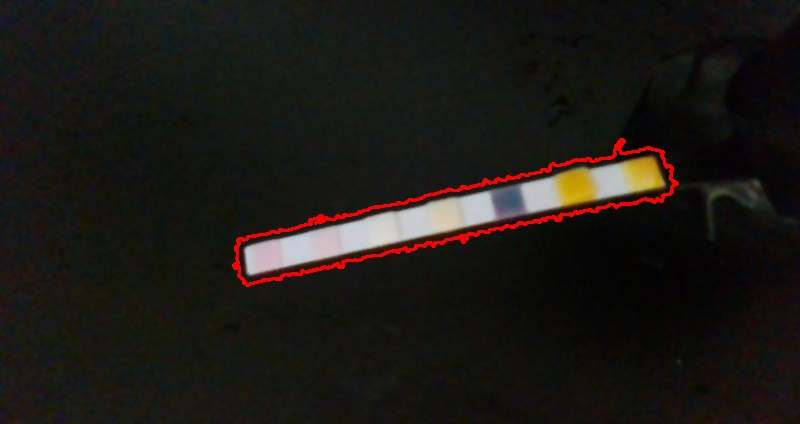
#> input picture backend/3 contourimage.jpg, 800 x 424 px
$ python ImageProcessing.py '3 contourimage.jpg'
#> lines starting #> are read from the running program, lines starting #| are printed output that depends on the picture; after the words box and inside, x2 and y2 are one past the last pixel; in counts of white or black regions, pixels touching at a corner belong together; long printed decimals are rounded
#!/usr/bin/env python
# coding: utf-8

# In[2]:


import cv2 as cv
import math
from math import atan2, cos, sin, sqrt, pi
import numpy as np
from statistics import median
import imutils
import sys
import json
from colormath.color_objects import LabColor, sRGBColor
from colormath.color_conversions import convert_color
from colormath.color_diff import delta_e_cie2000

#Global Variables
colorChartData=None

def drawAxis(img, p_, q_, color, scale):
    p = list(p_)
    q = list(q_)

    ## [visualization1]
    angle = atan2(p[1] - q[1], p[0] - q[0]) # angle in radians
    hypotenuse = sqrt((p[1] - q[1]) * (p[1] - q[1]) + (p[0] - q[0]) * (p[0] - q[0]))

    # Here we lengthen the arrow by a factor of scale
    q[0] = p[0] - scale * hypotenuse * cos(angle)
    q[1] = p[1] - scale * hypotenuse * sin(angle)
    cv.line(img, (int(p[0]), int(p[1])), (int(q[0]), int(q[1])), color, 3, cv.LINE_AA)

    # create the arrow hooks
    p[0] = q[0] + 9 * cos(angle + pi / 4)
    p[1] = q[1] + 9 * sin(angle + pi / 4)
    cv.line(img, (int(p[0]), int(p[1])), (int(q[0]), int(q[1])), color, 3, cv.LINE_AA)

    p[0] = q[0] + 9 * cos(angle - pi / 4)
    p[1] = q[1] + 9 * sin(angle - pi / 4)
    cv.line(img, (int(p[0]), int(p[1])), (int(q[0]), int(q[1])), color, 3, cv.LINE_AA)

def getOrientation(pts, img):
    ## [pca]
    # Construct a buffer used by the pca analysis
    sz = len(pts)
    data_pts = np.empty((sz, 2), dtype=np.float64)
    for i in range(data_pts.shape[0]):
        data_pts[i,0] = pts[i,0,0]
        data_pts[i,1] = pts[i,0,1]

    # Perform PCA analysis
    mean = np.empty((0))
    mean, eigenvectors, eigenvalues = cv.PCACompute2(data_pts, mean)

    # Store the center of the object
    cntr = (int(mean[0,0]), int(mean[0,1]))
    '''
    ## [visualization]
    # Draw the principal components
    cv.circle(img, cntr, 3, (255, 0, 255), 2)
    p1 = (cntr[0] + 0.02 * eigenvectors[0,0] * eigenvalues[0,0], cntr[1] + 0.02 * eigenvectors[0,1] * eigenvalues[0,0])
    p2 = (cntr[0] - 0.02 * eigenvectors[1,0] * eigenvalues[1,0], cntr[1] - 0.02 * eigenvectors[1,1] * eigenvalues[1,0])
    drawAxis(img, cntr, p1, (0, 255, 0), 1)
    drawAxis(img, cntr, p2, (255, 255, 0), 5)
    cv.imshow('principal components' , img)
    '''
    angle = atan2(eigenvectors[0,1], eigenvectors[0,0]) # orientation in radians
    return angle


# In[4]:


def checkProportion(w, h):
    ideal = 15
    actual = w/h
    print('Step 4: proportion = ', actual)
    if (abs(actual-ideal) < 15):
        return True
    else:
        return False


# In[5]:


def extractPts(x, y, w, h):
    stripLength = 7.3 #9
    pt1x = 0.4/stripLength*w + x
    pt2x = 1.5/stripLength*w + x
    pt3x = 2.6/stripLength*w + x #2.6
    pt4x = 3.7/stripLength*w + x #3.7
    pt5x = 4.8/stripLength*w + x #4.8
    pt6x = 5.9/stripLength*w + x #5.9
    pt7x = 7.1/stripLength*w + x #7.0
    pty = 0.5*h + y
    return[(pt1x, pty), (pt2x, pty), (pt3x, pty), (pt4x, pty), (pt5x, pty), (pt6x, pty), (pt7x, pty)]


# In[6]:


def cannyEdge(image): #image is rgb
    (H, W) = image.shape[:2]
    # convert the image to grayscale
    gray = cv.cvtColor(image, cv.COLOR_BGR2GRAY)
    # blur the image
    blurred = cv.GaussianBlur(gray, (5, 5), 0)
    # Perform the canny operator
    canny = cv.Canny(blurred, 30, 150)

    return canny


# In[7]:


def getPixelColorRGB(image, x, y):
    (b, g, r) = image[y, x]
    return (r, g, b)


# In[8]:


def getPixelColorHSV(image, pts):
    pts_hsv = []
    imageHSV = cv.cvtColor(image, cv.COLOR_BGR2HSV)
    for pt in pts:
        pts_hsv.append((imageHSV[pt[1], pt[0]])) #image[y, x]

    return pts_hsv


# In[9]:


def resizeImage(img, targetLengthForLongSide = 500):
    imgHt = img.shape[0]
    imgWd = img.shape[1]
    longerSide = 'imgHt'
    if (imgHt<imgWd):
        longerSide = 'imgWd'
    if (longerSide == 'imgHt'):
        ratio = targetLengthForLongSide / imgHt
        targetImgHt = targetLengthForLongSide
        targetImgWd = int(round(ratio * imgWd))
        img = cv.resize(img, (targetImgWd, targetImgHt), interpolation=cv.INTER_AREA)
    elif (longerSide == 'imgWd'):
        ratio = targetLengthForLongSide / imgWd
        targetImgHt = int(round(ratio * imgHt))
        targetImgWd = targetLengthForLongSide
        img = cv.resize(img, (targetImgWd, targetImgHt), interpolation=cv.INTER_AREA)
    return img


# In[10]:


def rgb_to_hex(rgb):
    return '%02x%02x%02x' % rgb


# In[11]:


def getChartFor(testname):
    #testname = { 'Nitrate', 'Nitrite', 'Chlorine', 'TotalChlorine',
    #             'GeneralHardness', 'TotalAlkalinity', 'pH'}
    global colorChartData
    if (colorChartData == None):
        print('import JSON')
        f = open('colorchart.json')
        colorChartData = json.load(f)
        f.close()

    strHTML = '<table style=\"width:100%\"><tr>'
    datasubset = colorChartData[testname]
    colors = []
    for key, value in datasubset.items():
        oklabel = "OK"
        if (value[4]==1):
            oklabel = "nOK"
        textcontent = str(value[0]) + "<br />" + oklabel
        rgb = (int(value[1]), int(value[2]), int(value[3]))
        bgcolorHex = rgb_to_hex(rgb)
        cellHTML = "<td bgcolor=\"#"+ bgcolorHex + "\">"+textcontent + "</td>"
        strHTML += cellHTML
        colors.append((rgb, value[0]))
    strHTML += '</tr></table>'
    return colors, strHTML


# In[12]:


# queryRGBcolor = [r, g, b]
# refRGBcolors = [((r,g,b), label1), ((r,g,b), label2), ...]
# return ((r,g,b), labelx)
def getClosestColor(queryRGBcolor, refRGBcolors):
    minDiff = 100000000000000000
    querysRGB = sRGBColor(queryRGBcolor[0]/255, queryRGBcolor[1]/255, queryRGBcolor[2]/255)
    queryLAB = convert_color(querysRGB, LabColor)
    print ('queryLAB ', queryLAB)
    minDiffColor = None
    i = 0
    for refRGBColor in refRGBcolors:
        rgbComp = refRGBColor[0]
        refRGBCompRGB = sRGBColor(rgbComp[0]/255, rgbComp[1]/255, rgbComp[2]/255)
        refRGBCompLAB = convert_color(refRGBCompRGB, LabColor)
        label = refRGBColor[1]

        color_difference = delta_e_cie2000(queryLAB, refRGBCompLAB)
        print ('difference ', i, ' : ', color_difference)

        if (color_difference < minDiff):
            minDiff = color_difference
            minDiffColor = refRGBColor
        i += 1
    return minDiffColor


# In[13]:


# return [('Nitrate', 10), ('Nitrite', 0), ... ]
def getResults(imgName, img, pts):
    i=0
    tests = ['Nitrate', 'Nitrite', 'Chlorine', 'TotalChlorine',
             'GeneralHardness', 'TotalAlkalinity', 'pH']
    strhtml = "<!DOCTYPE html><html><body><h1>"+ imgName + "</h1>"
    results = []
    for pt in pts:
        (r, g, b) = getPixelColorRGB(img, int(pt[0]), int(pt[1]))
        colors, html = getChartFor(tests[i])
        minDiffColor = getClosestColor([r,g,b], colors)
        strhtml += "<h1 style=\"background-color:rgb("+str(r)+","+str(g)+","+str(b)+");\">"
        strhtml += str(i)+ " --- best match: "+ str(minDiffColor[1]) + "</h1>"
        strhtml += html
        results.append((tests[i], minDiffColor[1]))
        i+=1
    strhtml += "</body></html> "
    f = open("color.html", "w")
    f.write(strhtml)
    f.close()
    return results


# In[14]:


def findLargestContour(bw, minCtrArea=5000, maxCtrArea=70000):
    contours, _ = cv.findContours(bw, cv.RETR_LIST, cv.CHAIN_APPROX_SIMPLE)
    largestCtr = []
    largestCtrArea = 0
    for i, c in enumerate(contours):
        # Calculate the area of each contour
        area = cv.contourArea(c)

        # Ignore contours that are too small or too large
        if area < minCtrArea or area > maxCtrArea:
            continue
        if area > largestCtrArea:
            largestCtrArea = area
            largestCtr = c

    return largestCtr, contours


# In[15]:


def findRotateAngle(bw, img):
    listCtrAngles = []
    finalRotateAngle = 0
    largestCtr, contours = findLargestContour(bw)
    finalRotateAngle = int(round(math.degrees(getOrientation(largestCtr, img))))
    # print ('angle ', finalRotateAngle)
    # Draw each contour only for visualisation purposes
    cv.drawContours(img, [largestCtr], 0, (0, 0, 255), 2)

    cv.imwrite('3 contourimage.jpg', img)
    print('Step 3: Written out contourimage.jpg OK')
    return finalRotateAngle, largestCtr


# In[19]:


def main():
    colorChartData=None
    imgName = sys.argv[1]
    #imgName = "Test Strip/hold2_1.jpg"

    if (len(imgName) == 0):
        print("Please provide an argument for imageName like: python ImageProcess.py myImage.jpg")
        exit(0)

    analyseImage(imgName)
#> in analyseImage, img is the input picture: shape (424, 800, 3); mean B, G, R 21, 25.3, 28.3
#> in analyseImage, `bw = cv.adaptiveThreshold(gray, 255, cv.ADAPTIVE_THRESH_MEAN_C,       ..`:
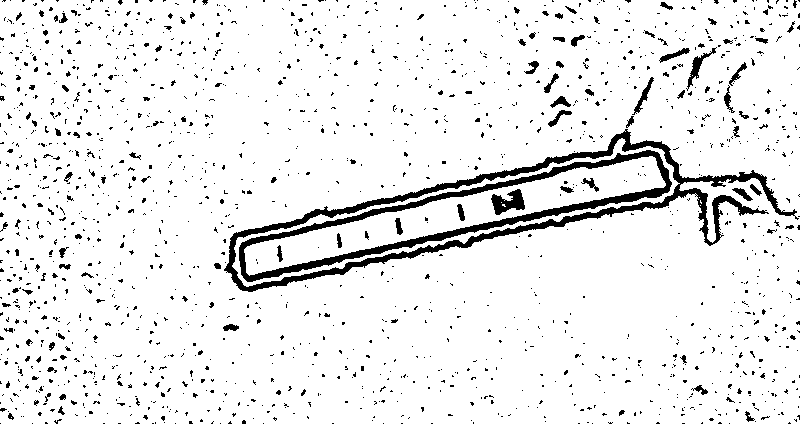
#> bw: shape (424, 800); 92.4% white; 1630 black regions (1529 under 20 px)
#> in findLargestContour, `contours, _ = cv.findContours(bw, cv.RETR_LIST, cv.CHAIN_APPROX_SIMPLE)`: contours = 1907 contours, 1708 with area under 20; largest, box (x1, y1, x2, y2) and area: (0, 0, 800, 424) 337346, (223, 128, 798, 293) 31762, (232, 138, 680, 287) 22624, (238, 149, 673, 283) 19356, (244, 156, 666, 276) 12768
#> the loop in findLargestContour, `for i, c in enumerate(contours):` made 1907 passes
#> (area, largestCtrArea) on passes 1078, 1107, 1165, 1210: (12768, 12768), (19356.5, 19356.5), (22624, 22624), (31762, 31762)
#> area on passes 22, 28, 34, 51, 57: 22.5, 21, 21.5, 34.5, 61
#> after the loop in findLargestContour, `for i, c in enumerate(contours):`: largestCtr = contour of 1006 points, box (x1, y1, x2, y2) (223, 128, 798, 293), area 31762; largestCtrArea = 31762
#> in getOrientation, `sz = len(pts)`: sz = 1006
#> after the loop in getOrientation, `for i in range(data_pts.shape[0]):`: data_pts = 1006 pairs, first value 223 to 797, second value 128 to 292
#> in getOrientation, `mean, eigenvectors, eigenvalues = cv.PCACompute2(data_pts, mean)`: mean = [[581.2, 207.3]]; eigenvectors = [[0.994, -0.108], [0.108, 0.994]]; eigenvalues = [30708.3, 913.1]
#> in getOrientation, `cntr = (int(mean[0,0]), int(mean[0,1]))`: cntr = (581, 207)
#> in getOrientation, `angle = atan2(eigenvectors[0,1], eigenvectors[0,0])`: angle = -0.108
#> in findRotateAngle, `finalRotateAngle = int(round(math.degrees(getOrientation(largestCtr, i..`: finalRotateAngle = -6
#> in findRotateAngle, `cv.drawContours(img, [largestCtr], 0, (0, 0, 255), 2)`:
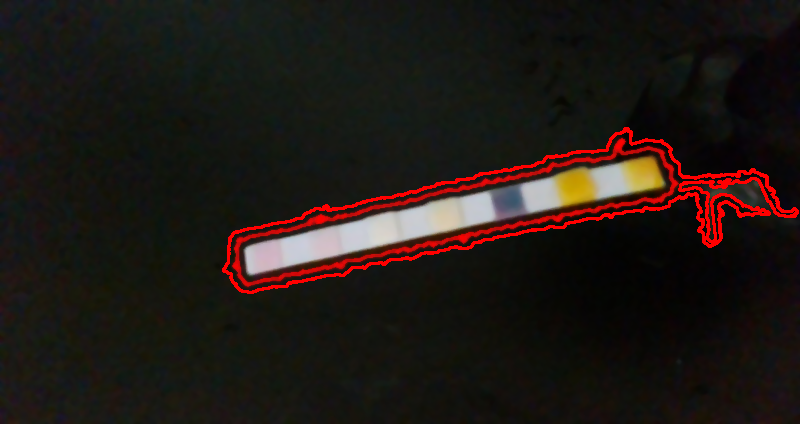
#> img: shape (424, 800, 3); mean of channels 0, 1, 2 20.7, 24.9, 32.6; drawn as B, G, R
#| Step 3: Final Rotate Angle =  -6
#> in analyseImage, `cv.drawContours(mask, [largestCtr], -1, 255, -1)`:
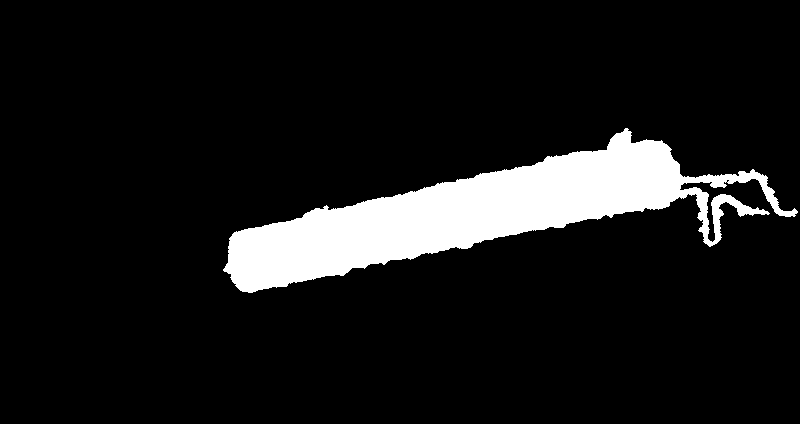
#> mask: shape (424, 800); 9.6% white; 1 white region, box (x1, y1, x2, y2) and area: (223, 128, 798, 293) 32624
#> in analyseImage, `(x, y, w, h) = cv.boundingRect(largestCtr)`: x = 223; y = 128; w = 575; h = 165
#> in analyseImage, `maskROI = mask[y:y + h, x:x + w]`:
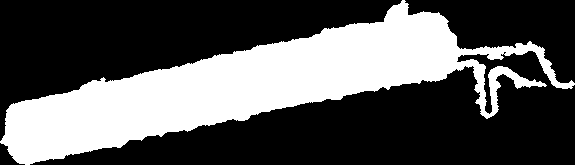
#> maskROI: shape (165, 575); 34.4% white; 1 white region, box (x1, y1, x2, y2) and area: (0, 0, 575, 165) 32624
#> in analyseImage, `imageROI = cv.bitwise_and(imageROI, imageROI,mask=maskROI)`:
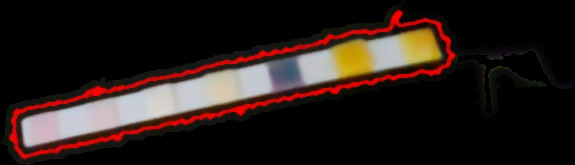
#> imageROI: shape (165, 575, 3); mean B, G, R 25, 28.6, 40.4
#> in analyseImage, `bw = cv.adaptiveThreshold(gray2, 255, cv.ADAPTIVE_THRESH_MEAN_C,      ..`:
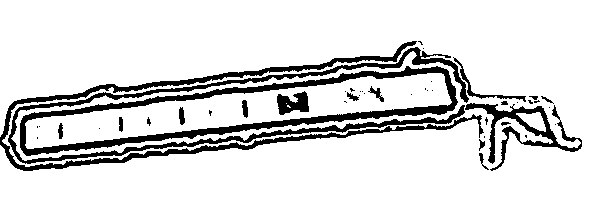
#> bw: shape (224, 589); 86.9% white; 46 black regions (27 under 20 px), largest, box (x1, y1, x2, y2) and area: (20, 66, 458, 156) 5592, (0, 41, 484, 171) 4308, (8, 47, 469, 164) 4218
#> in analyseImage, `bw2rgb = cv.cvtColor(bw, cv.COLOR_GRAY2RGB) * 255`: bw2rgb: shape (224, 589, 3); values 0 (black) and 1 (white), 86.9% white; 46 black regions (27 under 20 px)
#> in findLargestContour (call 2), `contours, _ = cv.findContours(bw, cv.RETR_LIST, cv.CHAIN_APPROX_SIMPLE)`: contours = 58 contours, 34 with area under 20; largest, box (x1, y1, x2, y2) and area: (0, 0, 589, 224) 125854, (19, 65, 459, 157) 19258, (25, 73, 452, 149) 12750, (7, 46, 470, 165) 5244, (464, 102, 583, 172) 2319
#> the loop in findLargestContour (call 2), `for i, c in enumerate(contours):` made 58 passes
#> (area, largestCtrArea) on passes 51 to 52: (12749.5, 12749.5), (19258, 19258)
#> area on passes 1, 2, 3, 11, 12, 13: 21.5, 44, 51, 76.5, 34.5, 21
#> in analyseImage, `largestCtr, contours = findLargestContour(bw, maxCtrArea = 30000)`: largestCtr = contour of 402 points, box (x1, y1, x2, y2) (19, 65, 459, 157), area 19258
#> in analyseImage, `cv.drawContours(bw2rgb, [largestCtr], 0, (0, 255, 255), 2)`:
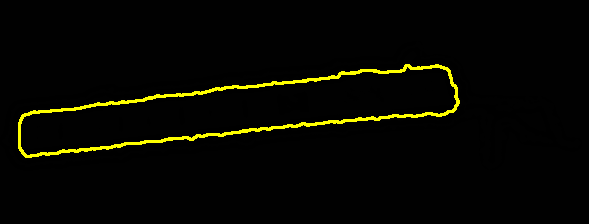
#> bw2rgb: shape (224, 589, 3); mean B, G, R 0.9, 7.1, 7.1
#> in analyseImage, `(x, y, w, h) = cv.boundingRect(largestCtr)`: x = 19; y = 65; w = 440; h = 92
#> in analyseImage, `x=x-padding`: x = 12
#> in analyseImage, `y=y+padding`: y = 72
#> in analyseImage, `w=w-1*padding`: w = 433
#> in analyseImage, `h=h-padding`: h = 85
#> in checkProportion, `actual = w/h`: actual = 5.09
#| Step 4: proportion =  5.094
#> in extractPts, `pt1x = 0.4/stripLength*w + x`: pt1x = 35.73
#> in extractPts, `pt2x = 1.5/stripLength*w + x`: pt2x = 101
#> in extractPts, `pt3x = 2.6/stripLength*w + x`: pt3x = 166.2
#> in extractPts, `pt4x = 3.7/stripLength*w + x`: pt4x = 231.5
#> in extractPts, `pt5x = 4.8/stripLength*w + x`: pt5x = 296.7
#> in extractPts, `pt6x = 5.9/stripLength*w + x`: pt6x = 362
#> in extractPts, `pt7x = 7.1/stripLength*w + x`: pt7x = 433.1
#> in extractPts, `pty = 0.5*h + y`: pty = 114.5
#> in analyseImage, `pts = extractPts(x, y, w, h)`: pts = [(35.73, 114.5), (101, 114.5), (166.2, 114.5), (231.5, 114.5), (296.7, 114.5), (362, 114.5), (433.1, 114.5)]
#> the loop in getResults, `for pt in pts:` made 1 pass; (reads backend/colorchart.json from the repository)
#> (pt, b, g, r, strHTML in getChartFor) on pass 1: ((35.73, 114.5), 21, 24, 27, '<table style="width:100%"><tr>')
#| import JSON
#> after the loop in getResults, `for pt in pts:`: i = 0; results = []
#> (the call stopped at in getClosestColor, `querysRGB = sRGBColor(queryRGBcolor[0]/255, queryRGBcolor[1]/255, quer..`: colormath is not available in this run)

def analyseImage(imgName):
    # Step 1: Read File and resize
    img = cv.imread(imgName)
    if img is None:
        print("Error: File not found")
        exit(0)
    else:
        print("Step 1: Read Image OK")
    img = resizeImage(img, 800)
    img = cv.medianBlur(img,5)
    # cv.imshow('Input Image', img)
    results = []
    # Step 2: Create BW mask: grayscale img, then apply thresholding
    gray = cv.cvtColor(img, cv.COLOR_BGR2GRAY)
    #_, bw = cv.threshold(gray, 30, 255, cv.THRESH_BINARY | cv.THRESH_OTSU)
    bw = cv.adaptiveThreshold(gray, 255, cv.ADAPTIVE_THRESH_MEAN_C,            cv.THRESH_BINARY,11,2)

    cv.imwrite('2 blackwhite.jpg', bw)
    print('Step 2: Written out blackwhite.jpg OK')

    # Step 3: Use PCA to find angle to rotate
    finalRotateAngle, largestCtr = findRotateAngle(bw, img.copy())
    print('Step 3: Final Rotate Angle = ', str(finalRotateAngle))

    # Step 4a: Select Largest Contour for processing
    if (len(largestCtr) > 0):
        mask = np.zeros(gray.shape, dtype="uint8") # create mask for largest contour
        cv.drawContours(mask, [largestCtr], -1, 255, -1)
        (x, y, w, h) = cv.boundingRect(largestCtr)
        imageROI = img[y:y + h, x:x + w]
        maskROI = mask[y:y + h, x:x + w]
        imageROI = cv.bitwise_and(imageROI, imageROI,mask=maskROI)
        rotated = imutils.rotate_bound(imageROI, -1*finalRotateAngle)

        #Repeat finding largest contour for rotated image
        gray2 = cv.cvtColor(rotated, cv.COLOR_BGR2GRAY)
        bw = cv.adaptiveThreshold(gray2, 255, cv.ADAPTIVE_THRESH_MEAN_C,            cv.THRESH_BINARY,11,2)
        bw2rgb = cv.cvtColor(bw, cv.COLOR_GRAY2RGB) * 255
        largestCtr, contours = findLargestContour(bw, maxCtrArea = 30000)
        cv.drawContours(bw2rgb, [largestCtr], 0, (0, 255, 255), 2)
        #cv.imshow('2nd contour', bw2rgb)
        (x, y, w, h) = cv.boundingRect(largestCtr)
        #Added for calibration
        padding = 7
        x=x-padding
        y=y+padding
        w=w-1*padding
        h=h-padding

        # Step 4b: Perform Proportion check to see if image proportion is as expected,
        # Otherwise point extraction (hardcoded) will fail
        # Step 5: Extract Colors from points and output to html
        if checkProportion(w, h):
            print('Step 4: Check Proportion OK')
            pts = extractPts(x, y, w, h)
            results = getResults(imgName, rotated, pts)
            print('Step 5: Output to color.html OK')
            for pt in pts:
                cv.circle(rotated, (int(pt[0]), int(pt[1])), 2, (0, 0, 255), 2)
        else:
            print('Step 4: Check Proportion Failed')

        #Step 6: Output extracted points position for checking
        cv.drawContours(rotated, [largestCtr], 0, (0, 0, 255), 2)
        cv.rectangle(rotated, (x,y), (x+w, y+h), (255, 0, 0), 2)
        #cv.imshow('6 final', rotated)
        cv.imwrite("6 final.jpg", rotated)
        print('Step 6: Output to final.jpg - OK')
        print('DONE')
    else:
        print('Step 4 Failed: No contour detected')

    #cv.waitKey(0)
    #cv.destroyAllWindows()
    return results

if __name__=="__main__":
    main()


# In[ ]:
